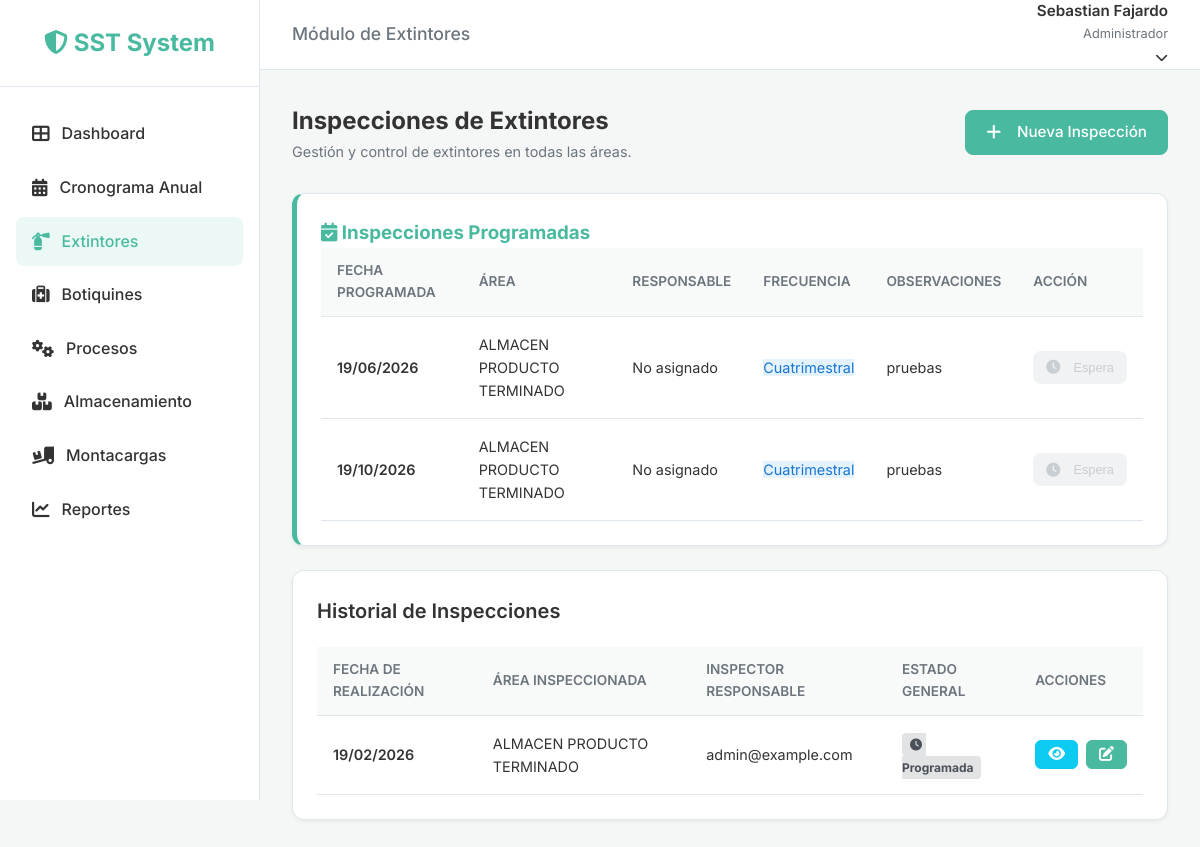
Before: /inspections/extinguishers/ (signed in) with the older database file.
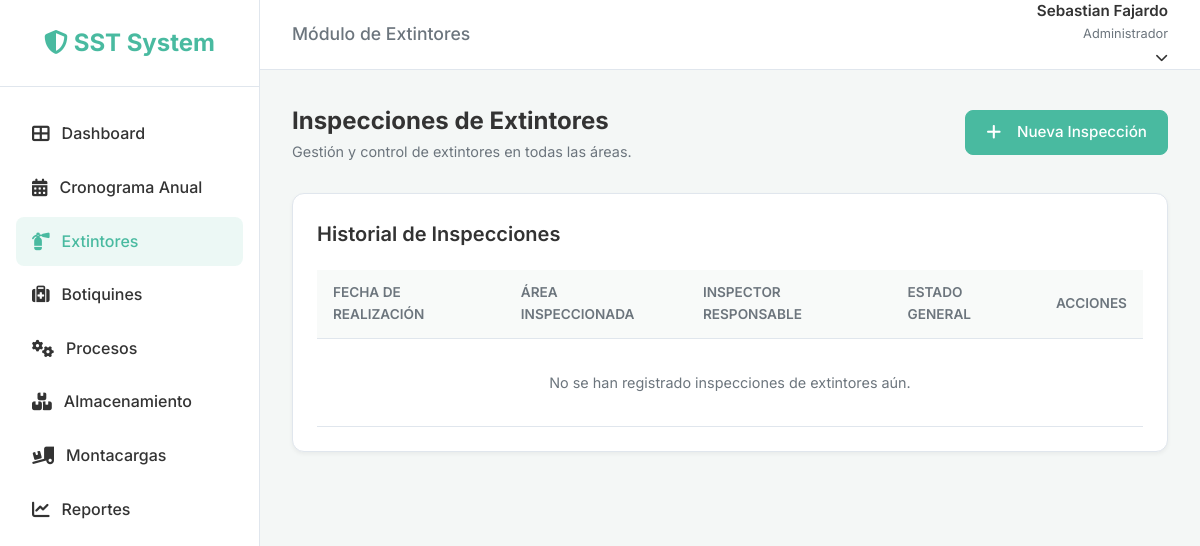
After: the same page with the newer database file.
### inspections/models.py (models this page shows, shortened)
class InspectionSchedule(models.Model):
    FREQUENCY_CHOICES = [
        ('Mensual', 'Mensual'),
        ('Bimestral', 'Bimestral'),
        ('Trimestral', 'Trimestral'),
        ('Cuatrimestral', 'Cuatrimestral'),
        ('Semestral', 'Semestral'),
        ('Anual', 'Anual'),
    ]
    STATUS_CHOICES = [
        ('Programada', 'Programada'),
        ('Realizada', 'Realizada'),
        ('Pendiente', 'Pendiente'),
    ]
    year = models.IntegerField(verbose_name="Año de Programación", blank=True, null=True)
    area = models.ForeignKey(
        'Area',
        on_delete=models.PROTECT,
        verbose_name="Área a Inspeccionar",
        help_text="Seleccione el área donde se realizará la inspección"
    )
    inspection_type = models.CharField(max_length=200, verbose_name="Tipo de Inspección")
    frequency = models.CharField(max_length=20, choices=FREQUENCY_CHOICES, verbose_name="Frecuencia")
    scheduled_date = models.DateField(verbose_name="Fecha Programada")
    responsible = models.ForeignKey(
        settings.AUTH_USER_MODEL,
        on_delete=models.CASCADE,
        related_name='scheduled_inspections',
        verbose_name="Responsable",
        blank=True,
        null=True
    )
    status = models.CharField(
        max_length=20,
        choices=STATUS_CHOICES,
        default='Programada',
        verbose_name="Estado"
    )
    observations = models.TextField(blank=True, null=True, verbose_name="Observaciones")
    created_at = models.DateTimeField(auto_now_add=True)
    updated_at = models.DateTimeField(auto_now=True)
    class Meta:
        verbose_name = "Cronograma de Inspección"
        verbose_name_plural = "Cronogramas de Inspección"
        ordering = ['scheduled_date']
    @property
    def is_overdue(self):
         return self.status != 'Realizada' and self.scheduled_date < date.today()

class Area(models.Model):
    name = models.CharField(max_length=200, unique=True, verbose_name="Nombre del Área")
    is_active = models.BooleanField(default=True, verbose_name="Activa")
    created_at = models.DateTimeField(auto_now_add=True)
    updated_at = models.DateTimeField(auto_now=True)
    class Meta:
        verbose_name = "Área"
        verbose_name_plural = "Áreas"
        ordering = ['name']
    def __str__(self):
        return self.name

class BaseInspection(models.Model):
    STATUS_CHOICES = [
        ('Cumple', 'Cumple'),
        ('No Cumple', 'No Cumple'),
        ('No Aplica', 'No Aplica'),
    ]
    inspection_date = models.DateField(verbose_name="Fecha de Inspección")
    area = models.ForeignKey(
        'Area',
        on_delete=models.PROTECT,
        verbose_name="Área/Ubicación",
        help_text="Seleccione el área inspeccionada"
    )
    inspector = models.ForeignKey(
        settings.AUTH_USER_MODEL,
        on_delete=models.SET_NULL,
        null=True,
        related_name="%(class)s_inspections",
        verbose_name="Inspector"
    )
    schedule_item = models.ForeignKey(
        'InspectionSchedule',
        on_delete=models.SET_NULL,
        null=True,
        blank=True,
        verbose_name="Ítem del Cronograma",
        related_name="%(class)s_actual_inspections"
    )
    general_status = models.CharField(
        max_length=20,
        choices=STATUS_CHOICES,
        default='Cumple',
        verbose_name="Estado General"
    )
    observations = models.TextField(blank=True, null=True, verbose_name="Observaciones Generales")
    created_at = models.DateTimeField(auto_now_add=True)
    updated_at = models.DateTimeField(auto_now=True)
    class Meta:
        abstract = True
        ordering = ['-inspection_date']

class ExtinguisherInspection(BaseInspection):
    ROLE_CHOICES = [
        ('Brigadista', 'Brigadista'),
        ('Equipo SST', 'Equipo SST'),
        ('Copasst', 'Copasst'),
    ]
    inspector_role = models.CharField(
        max_length=20,
        choices=ROLE_CHOICES,
        default='Equipo SST',
        verbose_name="Rol del Inspector"
    )
    INSPECTION_STATUS_CHOICES = [
        ('Programada', 'Programada'),
        ('En proceso', 'En proceso'),
        ('Pendiente de Firmas', 'Pendiente de Firmas'),
        ('Cerrada', 'Cerrada'),
        ('Cerrada con Hallazgos', 'Cerrada con Hallazgos'),
    ]
    status = models.CharField(
        max_length=30,
        choices=INSPECTION_STATUS_CHOICES,
        default='Programada',
        verbose_name="Estado de Inspección"
    )
    parent_inspection = models.ForeignKey(
        'self',
        on_delete=models.SET_NULL,
        null=True,
        blank=True,
        related_name='follow_ups',
        verbose_name="Inspección de Origen"
    )
    def get_total_follow_ups_count(self):
        count = 0
        for child in self.follow_ups.all():
            count += 1  # Contar el hijo directo
            count += child.get_total_follow_ups_count()  # Contar sus descendientes
        return count
    class Meta(BaseInspection.Meta):
        verbose_name = "Inspección de Extintores"
        verbose_name_plural = "Inspecciones de Extintores"

### users/models.py (models this page shows, shortened)
class CustomUser(AbstractUser):
    email = models.EmailField(unique=True)
    document_number = models.CharField(max_length=20, blank=True, null=True)
    role = models.ForeignKey('roles.Role', on_delete=models.SET_NULL, null=True, blank=True,
                             related_name='users', verbose_name='Rol')
    updated_at = models.DateTimeField(auto_now=True)
    digital_signature = models.TextField(blank=True, null=True, verbose_name="Firma Digital") # Base64 encoded image
    USERNAME_FIELD = 'email'
    REQUIRED_FIELDS = ['username', 'first_name', 'last_name']
    def __str__(self):
        return self.email
    def has_perm_custom(self, module, action):
        if self.is_superuser:
            return True
        if self.role and self.role.name == 'Administrador':
            return True
        if not self.role or not self.role.is_active:
            return False
        return self.role.has_permission(module, action)

### inspections/views.py (the view)
# urls.py: path('extinguishers/', ExtinguisherListView.as_view(), name='extinguisher_list'),
class ExtinguisherListView(LoginRequiredMixin, RolePermissionRequiredMixin, ScheduledInspectionsMixin, ListView):
    permission_required = ('extinguisher', 'view')
    model = ExtinguisherInspection
    template_name = 'inspections/extinguisher_list.html'
    context_object_name = 'inspections'
    inspection_module_type = 'extinguisher'  # For ScheduledInspectionsMixin
    def get_queryset(self):
        qs = super().get_queryset()
        from django.utils import timezone
        current_year = timezone.now().year
        return qs.filter(inspection_date__year=current_year, parent_inspection__isnull=True)
    def get_context_data(self, **kwargs):
        context = super().get_context_data(**kwargs)
        from django.utils import timezone
        current_year = timezone.now().year
        if 'scheduled_inspections' in context:
            context['scheduled_inspections'] = [
                item for item in context['scheduled_inspections']
                if item.scheduled_date.year == current_year
            ]
        return context

### roles/mixins.py (called while the page is built)
    def dispatch(self, request, *args, **kwargs):
        if not request.user.is_authenticated:
            return self.handle_no_permission()
        if not self.has_permission():
            messages.error(request, 'No tienes permiso para realizar esta acción o acceder a esta sección.')
            referer = request.META.get('HTTP_REFERER')
            if referer and referer != request.build_absolute_uri():
                return redirect(referer)
            return redirect('dashboard')
        return super().dispatch(request, *args, **kwargs)

    def has_permission(self):
        if self.permission_required:
            user = self.request.user
            if hasattr(user, 'has_perm_custom'):
                if isinstance(self.permission_required, (list, tuple)) and len(self.permission_required) == 2:
                    module, action = self.permission_required
                    return user.has_perm_custom(module, action)
        return True

### templates/inspections/extinguisher_list.html (shortened to what the changed rows need)
{% extends 'base.html' %}
{% load static %}
{% block extra_head %}
<link rel="stylesheet" href="{% static 'css/dashboard.css' %}">
{% endblock %}
{% block header_title %}Módulo de Extintores{% endblock %}
{% block content %}
<div class="dashboard-header">
    <div>
        <h1 style="font-size: 1.5rem; font-weight: 700;">Inspecciones de Extintores</h1>
    </div>
</div>
{% if scheduled_inspections %}
<div class="card" style="border-left: 5px solid #49BAA0;">
    <h3 class="inspection-section-title" style="color: #49BAA0; border-color: #49BAA0;"><i
            class="fas fa-calendar-check"></i>
        Inspecciones Programadas</h3>
    <div class="table-wrapper">
        <table>
            <thead>
                <tr>
                    <th>Fecha Programada</th>
                    <th>Área</th>
                    <th>Responsable</th>
                    <th>Frecuencia</th>
                    <th>Observaciones</th>
                    <th>Acción</th>
                </tr>
            </thead>
            <tbody>
                {% for item in scheduled_inspections %}
                <tr>
                    <td style="font-weight: 600;">
                        {{ item.scheduled_date|date:"d/m/Y" }}
                    </td>
                    <td>{{ item.area }}</td>
                    <td>{% if item.responsible %}{{ item.responsible.get_full_name|default:item.responsible.username
                        }}{% else %}No asignado{% endif %}</td>
                    <td><span class="badge" style="background: #e3f2fd; color: #1976d2;">{{ item.frequency }}</span>
                    </td>
                    <td>{{ item.observations|truncatewords:8|default:"—" }}</td>
                    <td>
                        {% if item.can_execute %}
                        <a href="{% url 'extinguisher_create' %}?schedule_item={{ item.pk }}" class="btn btn-primary"
                            style="padding: 6px 12px; font-size: 0.8rem;">
                            <i class="fas fa-play" style="margin-right: 5px;"></i> Ejecutar
                        </a>
                        {% else %}
                        <button class="btn" disabled
                            style="padding: 6px 12px; font-size: 0.8rem; background: #e9ecef; color: #adb5bd; cursor: not-allowed;"
                            title="Disponible 5 días antes de la fecha programada">
                            <i class="fas fa-clock" style="margin-right: 5px;"></i> Espera
                        </button>
                        {% endif %}
                    </td>
                </tr>
                {% endfor %}
            </tbody>
        </table>
    </div>
</div>
{% endif %}
<div class="card">
    <div class="table-wrapper">
        <table>
            <thead>
                <tr>
                    <th>Fecha de Realización</th>
                    <th>Área Inspeccionada</th>
                    <th>Inspector Responsable</th>
                    <th>Estado General</th>
                    <th>Acciones</th>
                </tr>
            </thead>
            <tbody>
                {% for inspection in inspections %}
                <tr>
                    <td style="font-weight: 600;">{{ inspection.inspection_date|date:"d/m/Y" }}</td>
                    <td>{{ inspection.area }}</td>
                    <td>{{ inspection.inspector }}</td>
                    <td>
                        <div class="d-flex flex-column">
                            <span class="compliance-badge" style="font-size: 0.75rem; width: fit-content;
                                {% if inspection.status == 'Cerrada' %}
                                    background: #d4edda; color: #155724;
                                {% elif inspection.status == 'Cerrada con Hallazgos' %}
                                    background: #fff3cd; color: #856404;
                                {% elif inspection.status == 'Pendiente de Firmas' %}
                                    background: #fff3e0; color: #e65100;
                                {% elif inspection.status == 'En proceso' %}
                                    background: #cce5ff; color: #004085;
                                {% else %}
                                    background: #e2e3e5; color: #495057;
                                {% endif %}">
                                {% if inspection.status == 'Pendiente de Firmas' %}
                                <i class="fas fa-pen-nib" style="margin-right:4px;"></i>
                                {% elif inspection.status == 'Cerrada' %}
                                <i class="fas fa-check-circle" style="margin-right:4px;"></i>
                                {% elif inspection.status == 'Cerrada con Hallazgos' %}
                                <i class="fas fa-exclamation-circle" style="margin-right:4px;"></i>
                                {% elif inspection.status == 'En proceso' %}
                                <i class="fas fa-spinner" style="margin-right:4px;"></i>
                                {% else %}
                                <i class="fas fa-clock" style="margin-right:4px;"></i>
                                {% endif %}
                                {{ inspection.status }}
                            </span>
                        </div>
                    </td>
                    <td>
                        <div style="display: flex; gap: 8px;">
                            <a href="{% url 'extinguisher_detail' inspection.pk %}" class="btn btn-sm btn-info"
                                title="Ver Detalle">
                                <i class="fas fa-eye"></i>
                            </a>
                            {% if inspection.status != 'Cerrada' and inspection.status != 'Cerrada con Hallazgos' %}
                            <a href="{% url 'extinguisher_edit' inspection.pk %}" class="btn btn-sm btn-primary"
                                title="Editar">
                                <i class="fas fa-edit"></i>
                            </a>
                            {% else %}
                            <button class="btn btn-sm"
                                style="background: #e9ecef; color: #adb5bd; padding: 6px 12px; cursor: not-allowed; border:none;"
                                disabled title="Inspección Cerrada">
                                <i class="fas fa-lock"></i>
                            </button>
                            {% endif %}
                        </div>
                    </td>
                </tr>
                {% empty %}
                <tr>
                    <td colspan="5" style="text-align: center; padding: 32px; color: var(--text-light);">No se han
                        registrado inspecciones de extintores aún.</td>
                </tr>
                {% endfor %}
            </tbody>
        </table>
    </div>
</div>
{% endblock %}

Changed rows visible on the page:
removed InspectionSchedule: scheduled_date "19/06/2026", area "ALMACEN PRODUCTO TERMINADO", shows "No asignado", frequency "Cuatrimestral", observations "pruebas", shows "Espera"
removed InspectionSchedule: scheduled_date "19/10/2026", area "ALMACEN PRODUCTO TERMINADO", shows "No asignado", frequency "Cuatrimestral", observations "pruebas", shows "Espera"
removed ExtinguisherInspection: inspection_date "19/02/2026", area "ALMACEN PRODUCTO TERMINADO", inspector "admin@example.com", status "Programada"
Other visible differences:
text no longer shown: "Inspecciones Programadas FECHA PROGRAMADA ÁREA RESPONSABLE FRECUENCIA OBSERVACIONES ACCIÓN"
text now shown: "No se han registrado inspecciones de extintores aún."
